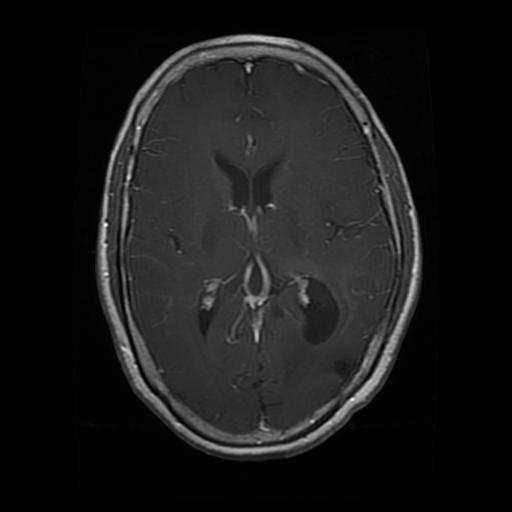
#> input picture data/raw/Training/glioma/Tr-gl_1098.jpg, 512 x 512 px; its folder holds only this picture in this run
$ jupyter execute --allow-errors 01_eda.ipynb   (shell and % lines are left out)
#> lines starting #> are read from the running program, lines starting #| are printed output that depends on the picture; long printed decimals are rounded
# Libraries

[cell 1]
import os
import random
from pathlib import Path

import numpy as np
import pandas as pd
import matplotlib.pyplot as plt

from PIL import Image

#Display's plots inside notebook

#Ignore warnings
import warnings
warnings.filterwarnings("ignore")

# keeping Dataset Paths

[cell 2]
# Dataset paths
TRAIN_DIR = Path("../data/raw/Training")
TEST_DIR = Path("../data/raw/Testing")

print("Training Folder:", TRAIN_DIR)
print("Testing Folder :", TEST_DIR)

# Class Names

[cell 3]
classes = sorted(os.listdir(TRAIN_DIR))

print("Classes Found:\n")

for cls in classes:
    print(cls)

# Training images count

[cell 4]
train_counts = {}

for cls in classes:
    folder = TRAIN_DIR / cls
    train_counts[cls] = len(list(folder.glob("*")))

train_df = pd.DataFrame(
    train_counts.items(),
    columns=["Class", "Training Images"]
)

train_df

# Testing Images count

[cell 5]
test_counts = {}

for cls in classes:
    folder = TEST_DIR / cls
    test_counts[cls] = len(list(folder.glob("*")))

test_df = pd.DataFrame(
    test_counts.items(),
    columns=["Class", "Testing Images"]
)

test_df

# count of all images by class

[cell 6]
dataset_info = train_df.merge(
    test_df,
    on="Class"
)

dataset_info["Total"] = (
    dataset_info["Training Images"] +
    dataset_info["Testing Images"]
)

dataset_info

# Summary of the Dataset

[cell 7]
print("Dataset Summary")
print("=" * 40)

print(f"Number of Classes : {len(classes)}")
print(f"Training Images   : {dataset_info['Training Images'].sum()}")
print(f"Testing Images    : {dataset_info['Testing Images'].sum()}")
print(f"Total Images      : {dataset_info['Total'].sum()}")

# Exploratory Data Analysis (EDA)

### MRI Sample Images

[cell 8]
import random

fig, axes = plt.subplots(len(classes), 5, figsize=(15, 12))

#> (the rest of this cell did not finish here and is left out)

# Image Size Analysis

[cell 9]
widths = []
heights = []

for cls in classes:
    image_paths = list((TRAIN_DIR / cls).glob("*"))

    for img_path in image_paths:
        img = Image.open(img_path)
#> img is the input picture: PIL image 512x512 L; min 0, max 250, mean 25.2
        w, h = img.size
#> w = 512; h = 512

        widths.append(w)
        heights.append(h)

[cell 10]
print("Image Size Statistics")
print("-" * 30)

print(f"Minimum Width  : {min(widths)}")
#| Minimum Width  : 512
print(f"Maximum Width  : {max(widths)}")
#| Maximum Width  : 512
print(f"Average Width  : {np.mean(widths):.2f}")
#| Average Width  : 512.00

print()

print(f"Minimum Height : {min(heights)}")
#| Minimum Height : 512
print(f"Maximum Height : {max(heights)}")
#| Maximum Height : 512
print(f"Average Height : {np.mean(heights):.2f}")
#| Average Height : 512.00

[cell 11]
plt.figure(figsize=(8,5))

plt.hist(widths, bins=20)

plt.title("Image Width Distribution")
plt.xlabel("Width")
plt.ylabel("Frequency")

plt.show()
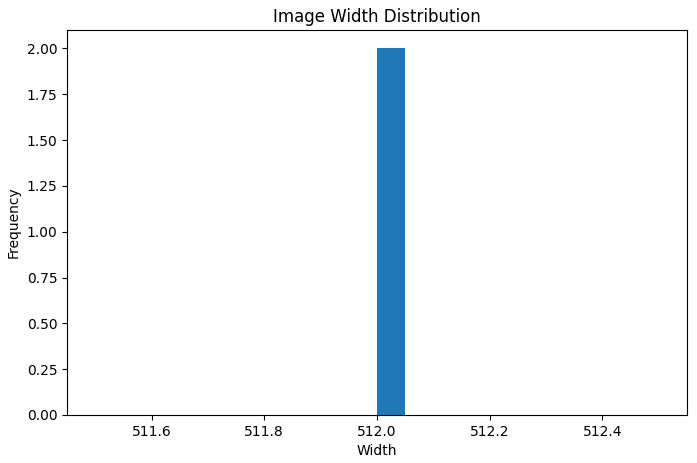
#> figure drawn by matplotlib, 1 panel; tallest bar 2 high, from x = 512 to 512

[cell 12]
plt.figure(figsize=(8,5))

plt.hist(heights, bins=20)

plt.title("Image Height Distribution")
plt.xlabel("Height")
plt.ylabel("Frequency")

plt.show()
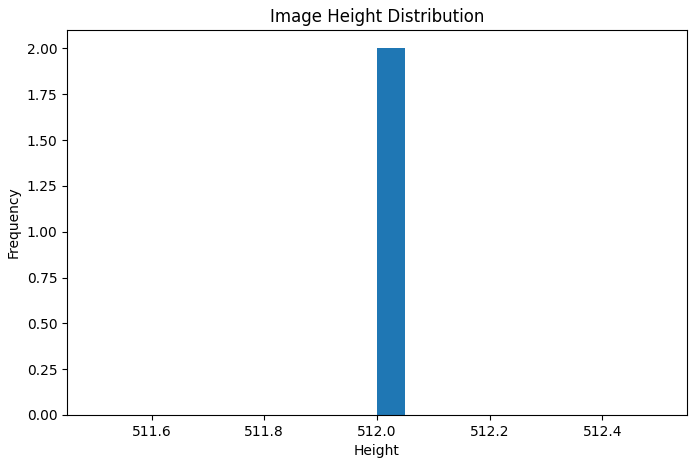
#> figure drawn by matplotlib, 1 panel; tallest bar 2 high, from x = 512 to 512

# Image Format Analysis

[cell 13]
from collections import Counter

extensions = []

for cls in classes:
    for img_path in (TRAIN_DIR / cls).glob("*"):
        extensions.append(img_path.suffix.lower())

Counter(extensions)

# Corrupted Image Detection

[cell 14]
corrupted = []

for cls in classes:
    for img_path in (TRAIN_DIR / cls).glob("*"):
        try:
            img = Image.open(img_path)
            img.verify()
        except Exception:
            corrupted.append(img_path)

[cell 15]
print(f"Total Corrupted Images: {len(corrupted)}")

if corrupted:
    for img in corrupted[:10]:
        print(img)
else:
    print("No corrupted images found.")

# Pixel Statistics

[cell 16]
sum_rgb = np.zeros(3)
sum_sq_rgb = np.zeros(3)
num_pixels = 0

for cls in classes:
    image_paths = list((TRAIN_DIR / cls).glob("*"))

    for img_path in image_paths:
        img = Image.open(img_path).convert("RGB")
#> img: PIL image 512x512 RGB
        img = np.array(img, dtype=np.float32) / 255.0
#> img: shape (512, 512, 3) float32

        pixels = img.reshape(-1, 3)

        sum_rgb += pixels.sum(axis=0)
#> sum_rgb = [25905.5, 25905.5, 25905.5]
        sum_sq_rgb += (pixels ** 2).sum(axis=0)
#> sum_sq_rgb = [7130.6, 7130.6, 7130.6]
        num_pixels += pixels.shape[0]
#> num_pixels = 262144

mean = sum_rgb / num_pixels
#> mean = [0.124, 0.124, 0.124]
std = np.sqrt((sum_sq_rgb / num_pixels) - (mean ** 2))
#> std = [0.147, 0.147, 0.147]

print("Mean RGB :", mean)
#| Mean RGB : [0.1241 0.1241 0.1241]
print("Std RGB  :", std)
#| Std RGB  : [0.147 0.147 0.147]

# Aspect Ratio Analysis

[cell 17]
aspect_ratios = []

for w, h in zip(widths, heights):
    aspect_ratios.append(round(w / h, 2))
#> after the loop, aspect_ratios = [1, 1]

[cell 18]
plt.figure(figsize=(8,5))

plt.hist(aspect_ratios, bins=20)

plt.title("Aspect Ratio Distribution")
plt.xlabel("Aspect Ratio")
plt.ylabel("Frequency")

plt.show()
#> figure, not shown here; tallest bar 2 high, from x = 1 to 1.05

# EDA Conclusion

[cell 19]
print("=" * 50)
print("EDA Summary")
print("=" * 50)

print(f"Number of Classes        : {len(classes)}")
print(f"Total Images             : {dataset_info['Total'].sum()}")
print(f"Dataset Balanced         : Yes")
print(f"Corrupted Images         : {len(corrupted)}")
print(f"Unique Image Formats     : {set(extensions)}")
print(f"Average Width            : {np.mean(widths):.2f}")
#| Average Width            : 512.00
print(f"Average Height           : {np.mean(heights):.2f}")
#| Average Height           : 512.00
print(f"Mean Pixel Values (RGB)  : {mean}")
#| Mean Pixel Values (RGB)  : [0.1241 0.1241 0.1241]
print(f"Std Pixel Values (RGB)   : {std}")
#| Std Pixel Values (RGB)   : [0.147 0.147 0.147]

# Saving EDA Outputs

[cell 20]
OUTPUT_DIR = Path("../outputs/eda")
OUTPUT_DIR.mkdir(parents=True, exist_ok=True)

#> (a cell that did not finish here is left out)

[cell 22]
#Saving Image Size Statistics
size_stats = {
    "Minimum Width": min(widths),
    "Maximum Width": max(widths),
    "Average Width": round(np.mean(widths), 2),
    "Minimum Height": min(heights),
    "Maximum Height": max(heights),
    "Average Height": round(np.mean(heights), 2)
}

size_df = pd.DataFrame(size_stats.items(), columns=["Metric", "Value"])
#> size_df = table of 6 rows and 2 columns

#> (the rest of this cell did not finish here and is left out)

[cell 23]
#Saving Pixel Statistics
pixel_df = pd.DataFrame({
    "Channel": ["Red", "Green", "Blue"],
    "Mean": mean,
    "Std": std
})
#> pixel_df = table of 3 rows and 3 columns

#> (the rest of this cell did not finish here and is left out)

[cell 24]
#Saving Aspect Ratio Statistics
aspect_df = pd.DataFrame({
    "Aspect Ratio": aspect_ratios
})
#> aspect_df = table of 2 rows and 1 columns

aspect_df.describe()
#> Out = table of 8 rows and 1 columns
